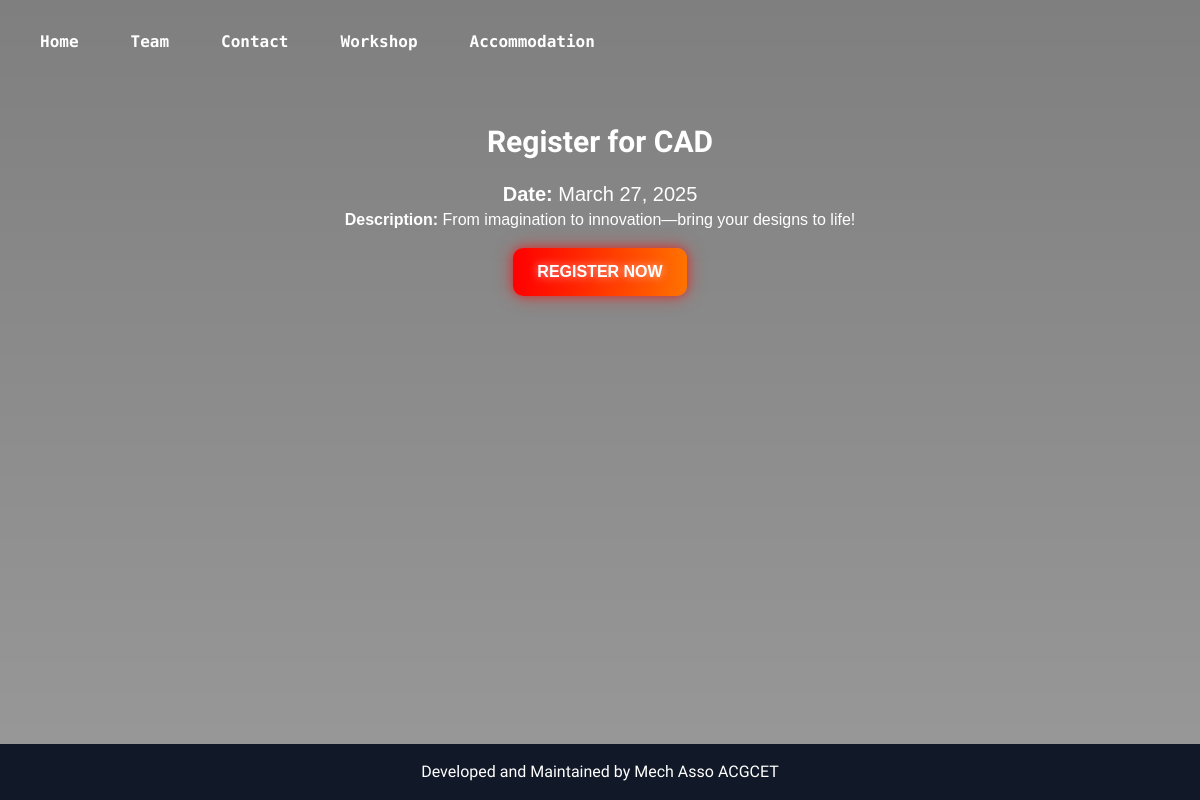
The app's page /events/register/8/ (signed in) with its own data.
### events/models.py (models this page shows, shortened)
class Event(models.Model):
    name = models.CharField(max_length=100)
    description = models.TextField()
    date = models.DateField()
    pic = models.CharField(max_length=500)
    doc = models.CharField(max_length=1000,null=True,blank=True)

### events/views.py (the view)
# urls.py: path('events/register/<int:event_id>/', event_register, name='event_register'),
def event_register(request, event_id):
    event = get_object_or_404(Event, id=event_id)
    info = None  # Default info message
    if not request.user.is_authenticated:
        return render(request, 'login.html', {'info': 'You must be logged in to register for an event.'})
    if request.method == 'POST':
        if EventRegistration.objects.filter(event=event, student=request.user).exists():
            info = 'Already registered !!!'
        else:
            EventRegistration.objects.create(event=event, student=request.user)
            info = f'You have successfully registered for {event.name}!'
    return render(request, 'event_register.html', {'event': event, 'info': info})

### events/templates/event_register.html (shortened to what this page needs)
{% load static %}
<!DOCTYPE html>
<html lang="en">
<head>
    <link href="https://cdn.jsdelivr.net/npm/tailwindcss@latest/dist/tailwind.min.css" rel="stylesheet">
</head>
<body>
    <nav class=" p-5  flex items-center justify-between relative z-10">
        <div id="menu-large" class="hidden lg:flex lg:space-x-3 lg:static flex flex-col slide-in lg:flex-row space-y-2 lg:space-y-0 lg:w-auto title">
            <a href="{% url 'home' %}" class="text-white  font-bold py-2">Home</a>
            <a href="{% url 'team' %}" class="text-white py-2">Team</a>
            <a href="{% url 'contact' %}" class="text-white font-bold py-2">Contact</a>
            <a href="{% url 'workshop_list' %}" class="text-white font-bold py-2">Workshop</a>
            <a href="{% url 'accommodation' %}" class="text-white py-2">Accommodation</a>
        </div>
    </nav>
    {% block content %}
    <div class="p-5">
        <h1 class="text-3xl font-extrabold text-center event text-white p-5">Register for {{ event.name }}</h1>
        <p class="text-xl text-center eventdes text-white"><strong>Date:</strong> {{ event.date }}</p>
       <p class="text-white eventdes text-center"><strong>Description:</strong> {{ event.description }}</p>
        <div class="flex justify-center">
            <form method="POST">
                <button type="submit" class="neon-button su  py-3 px-6 mt-4 inline-block">Register Now</button>
            </form>
        </div>
    </div>
    {% endblock %}
    <footer class="bg-gray-900 text-white text-center py-4">
        <p>Developed and Maintained by Mech Asso ACGCET </p>
    </footer>
</body>
</html>

### events/templates/event_register.html (style rules this page uses)
body { position: relative; font-family: 'Rokkit', serif; color: #ffffff; display: flex; flex-direction: column; min-height: 100vh; }
body::before { content: ""; position: fixed; top: 0; left: 0; width: 100%; height: 100%; background: url("https://res.cloudinary.com/devihgb9o/image/upload/v1740493260/phonecars_a4gmyf.jpg") center/cover no-repeat fixed; z-index: -2; }
body::after { content: ""; position: fixed; top: 0; left: 0; width: 100%; height: 100%; background: rgba(0, 0, 0, 0.4); z-index: -1; }
@media (min-width: 1024px) { body::after { content: ""; position: fixed; top: 0; left: 0; width: 100%; height: 100%; background: linear-gradient(rgba(0, 0, 0, 0.5), rgba(0, 0, 0, 0.4)), url("https://res.cloudinary.com/devihgb9o/image/upload/v1740493160/cars_kv4pse.jpg") center/cover no-repeat fixed; z-index: -1; } }
.su { font-family: 'Ubuntu', sans-serif; color: #F0EE1C; }
.event { font-family: 'Chakra Petch', sans-serif; }
.eventdes { font-family: 'Encode Sans Semi Expanded', sans-serif; }
.title { font-family: 'Monomaniac One', sans-serif; }
.neon-button { background: linear-gradient(90deg, #ff0000, #ff7300, #ff0000); background-size: 200% auto; color: #fff; text-transform: uppercase; font-weight: bold; text-shadow: 0 0 10px rgba(255, 255, 255, 0.7), 0 0 20px rgba(255, 0, 0, 0.6); border-radius: 10px; box-shadow: 0 0 10px rgba(255, 0, 0, 0.5), 0 0 20px rgba(255, 0, 0, 0.4); transition: all 0.3s ease-in-out; }
@media (min-width: 1024px) { #menu-large { display: flex; justify-content: space-around; width: auto; } }
@media (min-width: 1024px) { #menu-large a { padding: 10px 20px; color: white; font-weight: bold; } }
footer { margin-top: auto; }
.slide-in { transform: translateX(-100%); animation: slideIn 3s ease-out forwards; }

### records on screen
Event: name "CAD", date "March 27, 2025", description "From imagination to innovation—bring your designs to life!"
